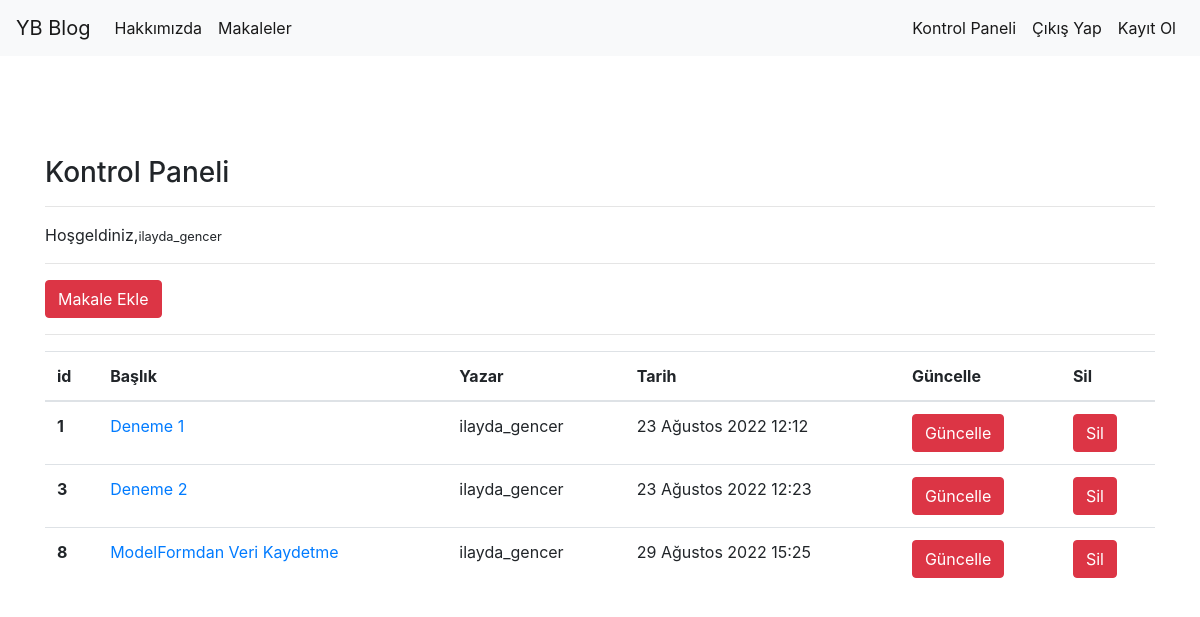
Screenshot of /articles/dashboard/ (signed in) with the database file from the repository.
### article/models.py (models this page shows, shortened)
class Article(models.Model):
    author=models.ForeignKey("auth.User",on_delete=models.CASCADE,verbose_name="Yazar")
    title=models.CharField(max_length=50,verbose_name="Başlık")
    content=models.TextField(verbose_name="İçerik")
    created_date=models.DateTimeField(auto_now_add=True,verbose_name="Oluşturulma Tarihi")

### article/views.py (the view)
# urls.py: path('dashboard/',views.dashboard,name="dashboard"),
def dashboard(request):
    articles= Article.objects.filter(author=request.user)
    context = {
        "articles":articles
    }
    return render(request,"dashboard.html",context)

### templates/dashboard.html
{% extends "layout.html" %}
{% block body %}
<h3>Kontrol Paneli</h3>
<hr>
<p>
        Hoşgeldiniz,<small>{{request.user.username}}</small>
</p>
<hr>
<a class="btn btn-danger" href="/articles/addarticle">Makale Ekle</a>
<hr>
{% if articles %}
<table class="table">
  <thead>
    <tr>
      <th scope="col">id</th>
      <th scope="col">Başlık</th>
      <th scope="col">Yazar</th>
      <th scope="col">Tarih</th>
      <th scope="col">Güncelle</th>
      <th scope="col">Sil</th>
    </tr>
  </thead>
  <tbody>
     {% for article in articles %}
   <tr>
     <th scope="row">{{article.id}}</th>
     <td><a href="/articles/article/{{article.id}}">{{article.title}} </a></td>
     <td>{{article.author.username}}</td>
     <td>{{article.created_date}}</td>
     <td><a href="/articles/update/{{article.id}}" class="btn btn-danger">Güncelle</a></td>
     <td><a href="/articles/delete/{{article.id}}" class="btn btn-danger">Sil</a></td>
   </tr>
   {% endfor %}
  </tbody>
</table>
{% else %}
<div class="alert alert-danger">
    Henüz bir makaleniz bulunmuyor...
</div>
{% endif %}
{% endblock body %}

### templates/layout.html (shortened to what this page needs)
<!DOCTYPE html>
<html lang="en">
<head>
    <link rel="stylesheet" href="https://cdn.jsdelivr.net/npm/bootstrap@4.0.0/dist/css/bootstrap.min.css">
</head>
<body>
    {% include "includes/navbar.html"%}
    <div style="margin-top:100px;" class="container">
        {% block body %}
        {% endblock body %}
    </div>
</body>
</html>

### templates/includes/navbar.html (shortened to what this page needs)
<nav class="navbar navbar-expand-lg navbar-light bg-light">
    <a class="navbar-brand" href="/">YB Blog</a>
    <div class="collapse navbar-collapse" id="navbarSupportedContent">
      <ul class="navbar-nav mr-auto">
        <li class="nav-item active">
          <a class="nav-link" href="/about">Hakkımızda </a>
        </li>
        <li class="nav-item active">
          <a class="nav-link" href="/articles">Makaleler </a>
        </li>
        </ul>
         <ul class="navbar-nav ml-auto">
        {% if request.user.is_authenticated %}
         <li class="nav-item active">
          <a class="nav-link" href="/articles/dashboard">Kontrol Paneli </a>
        </li>
        <li class="nav-item active">
          <a class="nav-link" href="/user/logout">Çıkış Yap  </a>
        </li>
        {% else %}
       <li class="nav-item active">
          <a class="nav-link" href="/user/login">Giriş Yap </a>
        </li>
        {% endif %}
      <li class="nav-item active">
          <a class="nav-link" href="/user/register">Kayıt Ol </a>
        </li>
       </ul>
    </div>
  </nav>

### rows the page displays
Article: id "1", title "Deneme 1", author.username "ilayda_gencer", created_date "23 Ağustos 2022 12:12"
Article: id "3", title "Deneme 2", author.username "ilayda_gencer", created_date "23 Ağustos 2022 12:23"
Article: id "8", title "ModelFormdan Veri Kaydetme", author.username "ilayda_gencer", created_date "29 Ağustos 2022 15:25"

### other values shown
{{ request.user.username }} "ilayda_gencer"
